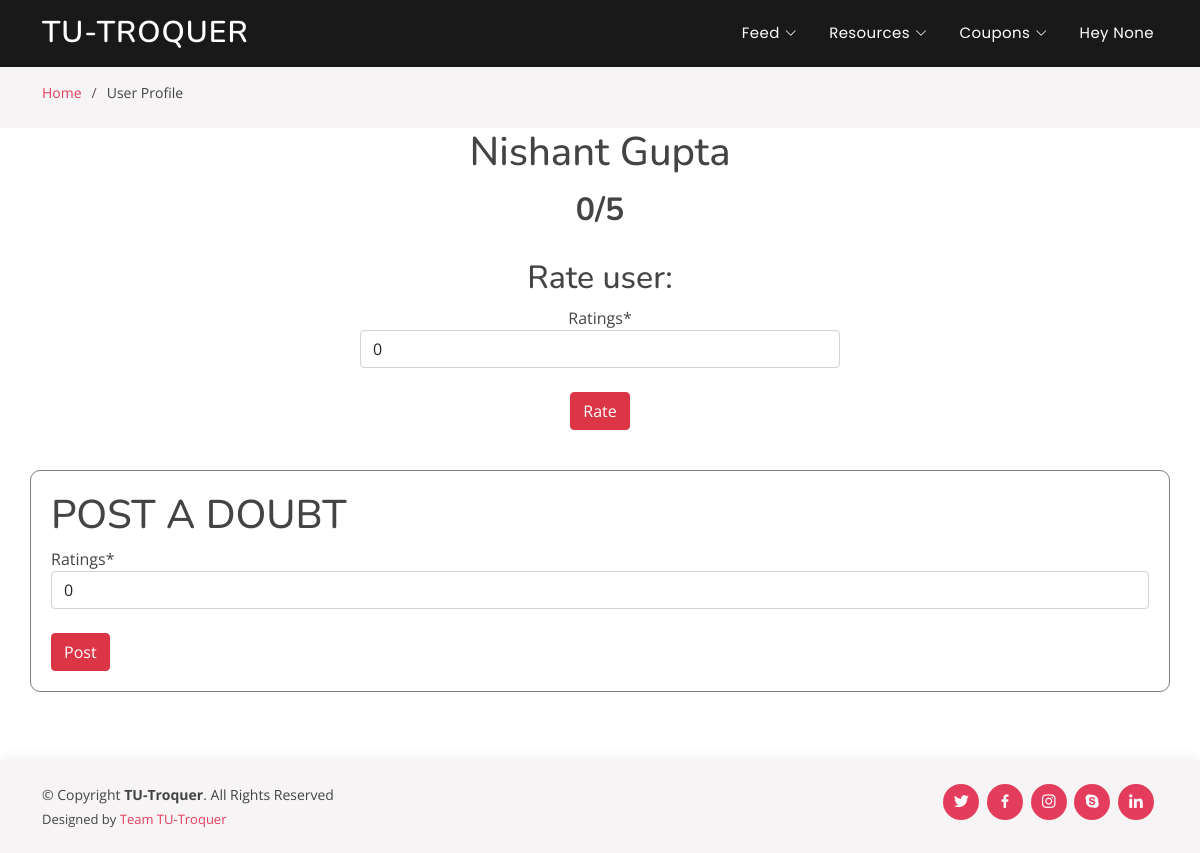
Page /user/4/feeds/ (signed in) on the earlier database version.
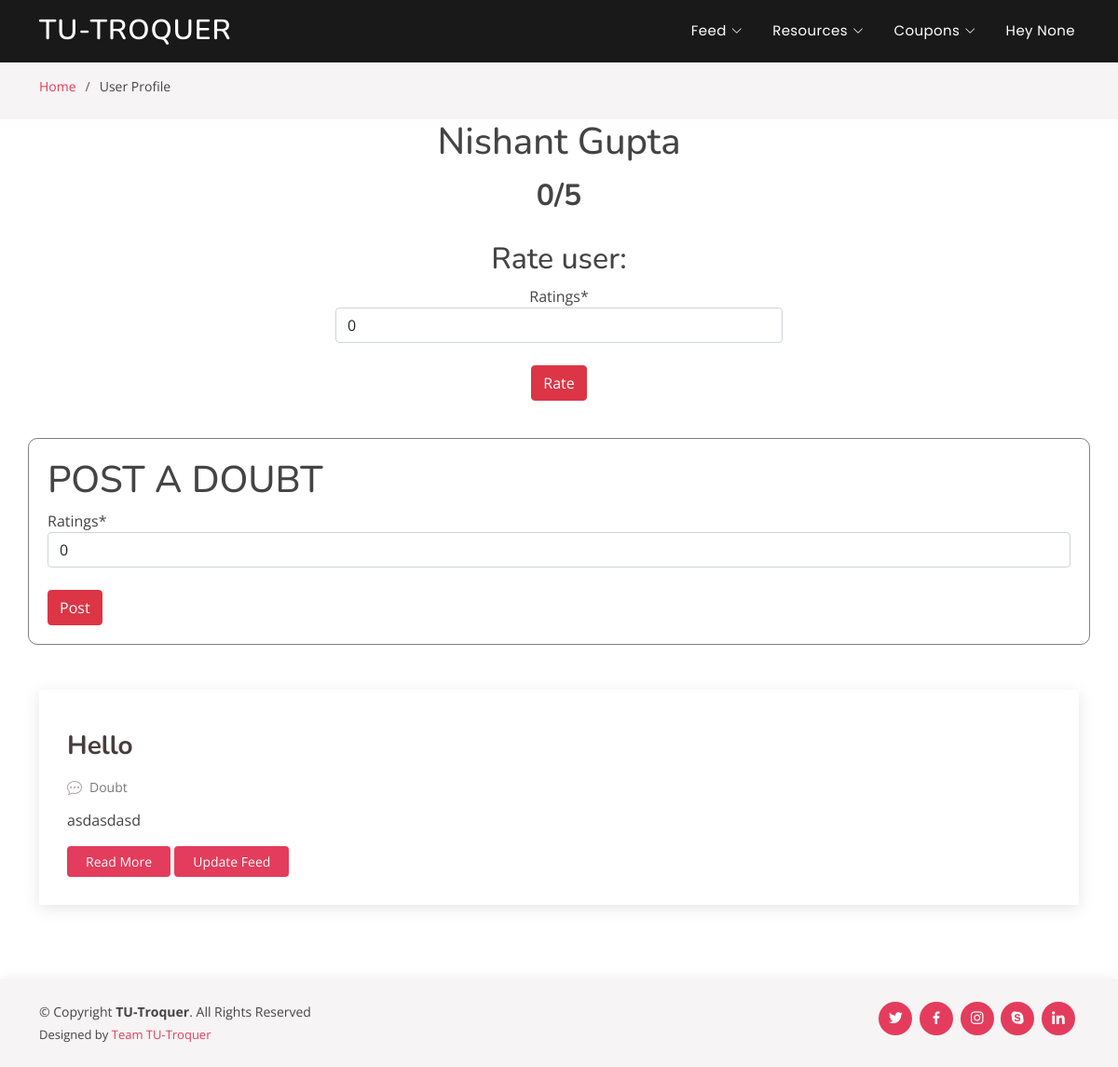
Same page on the later database version.
### home/models.py (models this page shows, shortened)
class Feed(models.Model):
	post_type = (('Doubt', 'Doubt'),
				('News', 'News'),)
	author 				= models.ForeignKey(User, related_name = 'author', on_delete=models.CASCADE, null=True)
	title 				= models.CharField(max_length=50)
	post_type			= models.CharField(choices=post_type, max_length=5)
	description			= models.CharField(max_length=500)
	image 				= models.ImageField(default='feed/default.jpg', upload_to='feed/', null=True, blank=True)

### user/views.py (the view, shortened to what this page needs)
# urls.py: path('user/<int:pk>/feeds/', views.user_profile_feeds, name='user_profile_feeds'),
@login_required
def user_profile_feeds(request, pk):
    user = User.objects.get(id=pk)
    feeds = Feed.objects.filter(author=user)
    context = {
        'form' : RatingsForm(),
        'user' : user,
        'feeds' : feeds,
    }
    return render(request, 'user/user_profile_feeds.html', context)

### user/forms.py
class RatingsForm(forms.ModelForm):
	class Meta():
		model		= Rating
		fields		= ['ratings']

### user/templates/user/user_profile_feeds.html (shortened to what this page needs)
{% extends "home/base.html" %}
{% load static %}
{% load crispy_forms_tags %}
{% block body %}
<section id="breadcrumbs" class="breadcrumbs">
    <div class="container">
      <ol>
        <li><a href="/">Home</a></li>
        <li>User Profile</li>
      </ol>
    </div>
</section>
<div class="section-title">
    <h1>{{user.name}}</h1>
    <h3>{{user.ratings}}/5</h3>
</div>
<center>
    <h2>Rate user:</h2>
    <form method="POST" style="max-width: 40%;">
        {{ form|crispy }}
        <br>
        <input type="submit" class="btn btn-danger" value="Rate">
    </form>
</center>
<section id="blog" class="blog">
    <div class="container" data-aos="fade-up">
      <div class="row">
        <div class="col-lg-12 mt-5 mt-lg-0" style="border: solid 1px rgba(0,0,0,0.5); padding: 20px; border-radius:10px;">
          <h1>POST A DOUBT</h1>
          <form method="POST" enctype="multipart/form-data">
            {{ form|crispy }}
            <br>
            <button class="btn btn-danger" type="submit" value="Post">Post</button>
          </form>
        </div>
        <div class="col-lg-12 mt-5 entries">
          {% for feed in feeds %}
          <article class="entry">
            <div class="entry-img">
            </div>
            <h2 class="entry-title">
              <a href="blog-single.html">{{feed.title}}</a>
            </h2>
            <div class="entry-meta">
              <ul>
                <li class="d-flex align-items-center"><i class="bi bi-chat-dots"></i> <a>{{feed.post_type}}</a></li>
              </ul>
            </div>
            <div class="entry-content">
              <p> {{feed.description}}
              </p>
              <div style="display: flex;">
                <div class="read-more">
                  <a href="blog-single.html">Read More</a>
                </div> &nbsp
                <div class="read-more">
                  <a href="{% url 'update_feed' feed.id%}">Update Feed</a>
                </div>
                </div>
            </div>
          </article>
          {% endfor %}
      </div>
    </div>
  </section>
{% endblock body %}

Differences in the rows shown:
added Feed: title "Hello", post_type "Doubt", description "asdasdasd"
